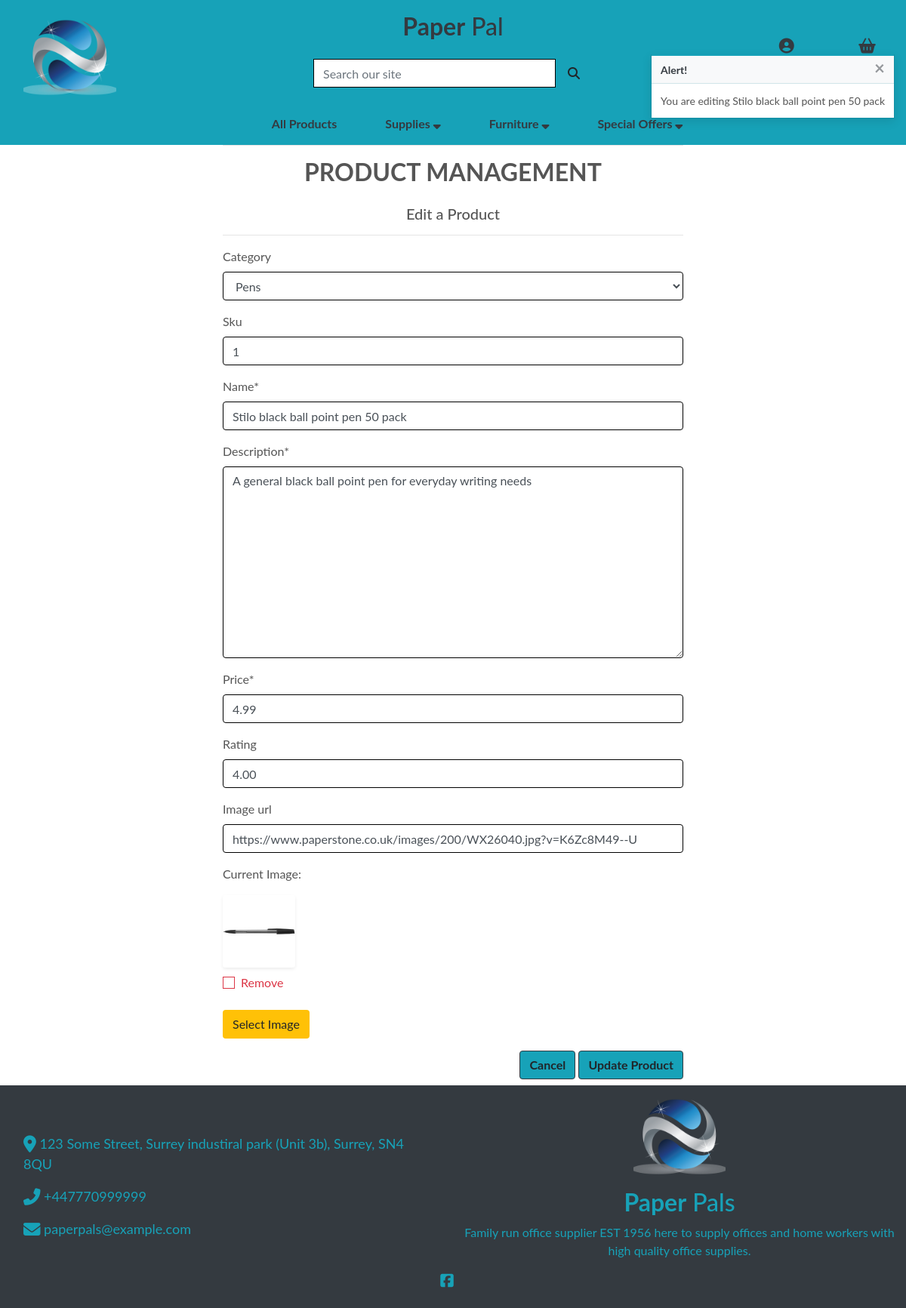
Page /products/edit/1/ (signed in) on the committed database.
### products/models.py (models this page shows, shortened)
class Product(models.Model):
    category = models.ForeignKey('Category', null=True, blank=True, on_delete=models.SET_NULL)
    sku = models.CharField(max_length=254, null=True, blank=True)
    name = models.CharField(max_length=254)
    description = models.TextField()
    price = models.DecimalField(max_digits=6, decimal_places=2)
    rating = models.DecimalField(max_digits=6, decimal_places=2, null=True, blank=True)
    image_url = models.URLField(max_length=1024, null=True, blank=True)
    image = models.ImageField(null=True, blank=True)

### products/views.py (the view)
# urls.py: path('edit/<int:product_id>/', views.edit_product, name='edit_product'),
@login_required
def edit_product(request, product_id):
    if not request.user.is_superuser:
        messages.error(request, 'Sorry, only store owners can do that.')
        return redirect(reverse('home'))
    product = get_object_or_404(Product, pk=product_id)
    if request.method == 'POST':
        form = ProductForm(request.POST, request.FILES, instance=product)
        if form.is_valid():
            form.save()
            messages.success(request, 'Successfully updated product!')
            return redirect(reverse('product_detail', args=[product.id]))
        else:
            messages.error(request, 'Failed to update product. Please ensure the form is valid.')
    else:
        form = ProductForm(instance=product)
        messages.info(request, f'You are editing {product.name}')
    template = 'products/edit_product.html'
    context = {
        'form': form,
        'product': product,
    }
    return render(request, template, context)

### products/forms.py
class ProductForm(forms.ModelForm):
    class Meta:
        model = Product
        fields = '__all__'
    image = forms.ImageField(label='Image', required=False,
                             widget=CustomClearableFileInput)
    def __init__(self, *args, **kwargs):
        super().__init__(*args, **kwargs)
        categories = Category.objects.all()
        friendly_names = [(c.id, c.get_friendly_name()) for c in categories]
        self.fields['category'].choices = friendly_names
        for field_name, field in self.fields.items():
            field.widget.attrs['class'] = 'border-black'

### basket/context.py (called while the page is built, shortened)
def basket_contents(request):
    basket_items = []
    total = 0
    product_count = 0
    basket = request.session.get('basket', {})
    context = {
        'basket_items': basket_items,
        'total': total,
        'product_count': product_count,
    }
    return context

### products/models.py (called while the page is built)
    def get_friendly_name(self):
        return self.friendly_name

### products/templates/products/edit_product.html (shortened to what this page needs)
{% extends "base.html" %}
{% load static %}
{% block page_header %}
<div class="container header-container">
</div>
{% endblock %}
{% block content %}
<div class="container mt-lg-3">
    <div class="row justify-content-center">
        <div class="col-sm-12 col-md-8 text-center">
            <hr />
            <h2 class="text-uppercase font-weight-bold mb-4">Product Management</h2>
            <h5>Edit a Product</h5>
            <hr />
        </div>
    </div>
    <div class="row justify-content-center">
        <div class="col-sm-12 col-md-8">
            <form method="POST" action="{% url 'edit_product' product.id %}" class="form mb-2" enctype="multipart/form-data">
                {% for field in form %}
                    {% if field.name != 'image' %}
                        {{ field | as_crispy_field }}
                    {% else %}
                        {{ field }}
                    {% endif %}
                {% endfor %}
                <div class="text-right">
                    <a class="btn bg-info border-dark font-weight-bold" href="{% url 'products' %}">Cancel</a>
                    <button class="btn bg-info border-dark font-weight-bold" type="submit">Update Product</button>
                </div>
            </form>
        </div>
    </div>
</div>
{% endblock %}

### static/css/base.css (style rules this page uses)
html { height: 100%; }
body { background-color: #ffffff; background-size: cover; height: calc(100vh - 164px); color: #555; font-family: 'Lato'; }
.border-black { border: 1px solid black !important; }
@media (min-width: 1200px) { .container { max-width: 80%; } }
@media (min-width: 992px) { .header-container { padding-top: 160px; } }

### rows in the picture
Product: category "Pens" "1" "Stilo black ball point pen 50 pack" "A general black ball point pen for everyday writing needs" "4.99" "4.00" "https://www.paperstone.co.uk/images/200/WX26040.jpg?v=K6Zc8M49--U"

### other values in the picture
{{ message }} "You are editing Stilo black ball point pen 50 pack"
{{ widget.initial_text }} "Current Image"
{{ widget.clear_checkbox_label }} "Remove"
